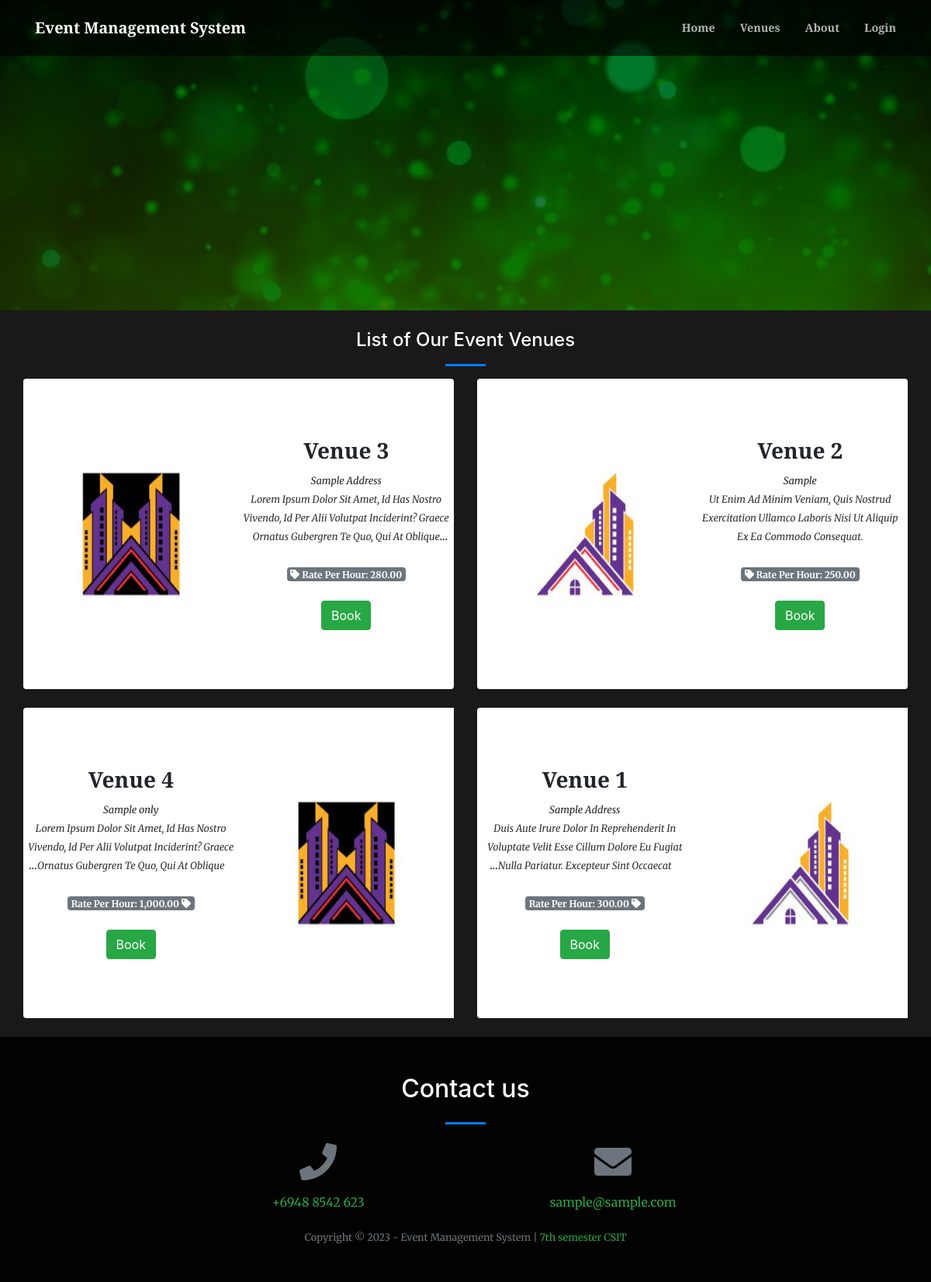
The page /index.php?page=venue on the database its author committed.
### tables this page shows
CREATE TABLE `venue` (
  `id` int(30) NOT NULL,
  `venue` text NOT NULL,
  `address` text NOT NULL,
  `description` text NOT NULL,
  `rate` float NOT NULL
);

### venue.php (the view, shortened to what this page needs)
<?php
include 'admin/db_connect.php';
?>
        <header class="masthead">
        </header>
            <div class="container-fluid mt-3 pt-2">
                <h4 class="text-center text-white">List of Our Event Venues</h4>
                <hr class="divider">
                <div class="row-items">
                <div class="col-lg-12">
                    <div class="row">
                <?php
                $rtl ='rtl';
                $ci= 0;
                $venue = $conn->query("SELECT * from venue order by rand()");
                while($row = $venue->fetch_assoc()):
                    $ci++;
                    if($ci < 3){
                        $rtl = '';
                    }else{
                        $rtl = 'rtl';
                    }
                    if($ci == 4){
                        $ci = 0;
                    }
                ?>
                <div class="col-md-6">
                <div class="card venue-list <?php echo $rtl ?>" data-id="<?php echo $row['id'] ?>">
                        <div id="imagesCarousel_<?php echo $row['id'] ?> card-img-top " class="carousel slide" data-ride="carousel">
                              <div class="carousel-inner">
                                    <?php
                                        $fpath = 'admin/assets/uploads/venue_'.$row['id'];
                                        $images= scandir($fpath);
                                        $i = 1;
                                        foreach($images as $k => $v):
                                            if(!in_array($v,array('.','..'))):
                                                $active = $i == 1 ? 'active' : '';
                                    ?>
                                         <div class="carousel-item <?php echo $active ?>">
                                          <img class="d-block w-100" src="<?php echo $fpath.'/'.$v ?>" alt="">
                                        </div>
                                    <?php
                                            $i++;
                                            else:
                                                unset($images[$v]);
                                            endif;
                                        endforeach;
                                    ?>
                                     <a class="carousel-control-prev" href="#imagesCarousel_<?php echo $row['id'] ?>" role="button" data-slide="prev">
                                        <span class="carousel-control-prev-icon" aria-hidden="true"></span>
                                      </a>
                                      <a class="carousel-control-next" href="#imagesCarousel_<?php echo $row['id'] ?>" role="button" data-slide="next">
                                        <span class="carousel-control-next-icon" aria-hidden="true"></span>
                                      </a>
                                        </div>
                                    </div>
                    <div class="card-body">
                        <div class="row align-items-center justify-content-center text-center h-100">
                            <div class="">
                                <div>
                                    <h3><b class="filter-txt"><?php echo ucwords($row['venue']) ?></b></h3>
                                    <small><i><?php echo $row['address'] ?></i></small>
                                </div>
                                <div>
                                <span class="truncate" style="font-size: inherit;"><small><?php echo ucwords($row['description']) ?></small></span>
                                    <br>
                                <span class="badge badge-secondary"><i class="fa fa-tag"></i> Rate Per Hour: <?php echo number_format($row['rate'],2) ?></span>
                                <br>
                                <br>
                                <button class="btn btn-success book-venue align-self-end" type="button" data-id='<?php echo $row['id'] ?>'>Book</button>
                                </div>
                            </div>
                        </div>
                    </div>
                </div>
                <br>
                </div>
                <?php endwhile; ?>
                </div>
                </div>
                </div>
            </div>

### venue.php (style rules this page uses)
.venue-list { cursor: pointer; border: unset; flex-direction: inherit; }
.venue-list .carousel,.venue-list .card-body { width: calc(50%) }
.venue-list .carousel img.d-block.w-100 { border-top-left-radius: 5px; border-bottom-left-radius: 5px; min-height: 50vh; }
.carousel,.carousel-inner,.carousel-item { min-height: calc(100%) }
header.masthead,header.masthead:before { min-height: 50vh !important; height: 50vh !important }
.row-items { position: relative; }
.rtl { direction: rtl ; }

### rows shown on the page
venue: venue "Venue 3", address "Sample Address", description "Lorem Ipsum Dolor Sit Amet, Id Has Nostro Vivendo, Id Per Alii Volutpat Inciderint? Graece Ornatus Gubergren Te Quo, Qui At…", rate "280.00"
venue: shows a picture, venue "Venue 2", address "Sample", description "Ut Enim Ad Minim Veniam, Quis Nostrud Exercitation Ullamco Laboris Nisi Ut Aliquip Ex Ea Commodo Consequat.", rate "250.00"
venue: venue "Venue 4", address "Sample only", description "Lorem Ipsum Dolor Sit Amet, Id Has Nostro Vivendo, Id Per Alii Volutpat Inciderint? Graece Ornatus Gubergren Te Quo, Qui At…", rate "1,000.00"
venue: shows a picture, venue "Venue 1", address "Sample Address", description "Duis Aute Irure Dolor In Reprehenderit In Voluptate Velit Esse Cillum Dolore Eu Fugiat Nulla Pariatur. Excepteur Sint…", rate "300.00"

### other values the page prints
$_SESSION['system']['name'] "Event Management System"
$_SESSION['system']['contact'] "+6948 8542 623"
$_SESSION['system']['email'] "sample@sample.com"
